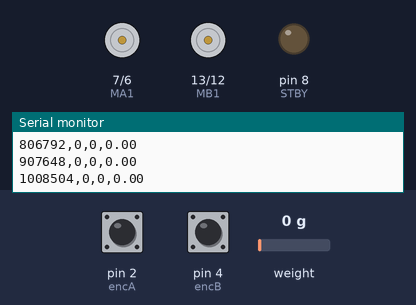
The sketch below on a simulated Arduino Uno, built with avr-gcc and run on an emulated ATmega328P. On the bench: motor-driver pin pairs drawn as motors (green arrow = first pin HIGH = forward, orange = second pin HIGH = backward, longer = more drive, scaled by the enable pin, stopped while the standby pin is LOW), output pins drawn as LEDs (lit = HIGH), the last lines printed to the serial monitor. Inputs (shaded band) come from the test bench; at power-on: weight on the scale 0 g, pin 2 (encA) HIGH, pin 4 (encB) HIGH.

Above: at 2.2 s.
2.3 s: weight on the scale set to 92 g
3.8 s: weight on the scale set to 111 g
At 4.5 s:
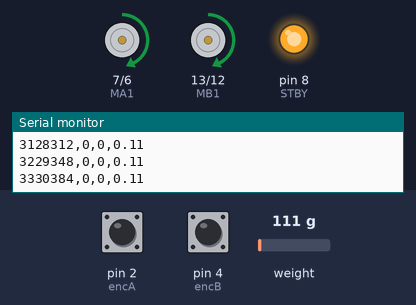
Timing chart, 0 to 6.8 s (numbered marks = the images above; inputs shaded):
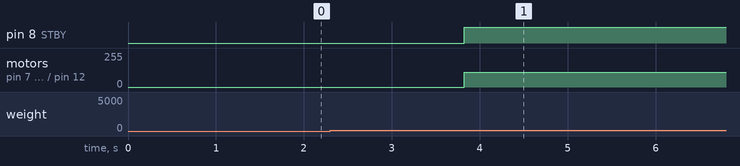

Measured:
- the behaviour switches between 99 and 100 g on weight on the scale (found by bisection; images 0 and 1)
- after the input at 3.8 s, pin 8 (STBY): LOW → HIGH at once; motor on pin 7 (MA1) / pin 6 (MA2), motor on pin 13 (MB1) / pin 12 (MB2): stopped → forward 110/255 at once

The sketch:

timestamp_and_data_acquisition_sample_2-12-19_V1.ino
```cpp
#include <PinChangeInterrupt.h>
#include <PinChangeInterruptBoards.h>
#include <PinChangeInterruptPins.h>
#include <PinChangeInterruptSettings.h>

#include <HX711.h>

#define MA1 7
#define MA2 6
#define MB1 13
#define MB2 12
#define PWMA 9
#define PWMB 10
#define STBY 8

#define encA 2 //interrupt 0
#define encB 4 // interrupt 1

#define SCK A3 // serial clock
#define SDA  A2 // serial data

HX711 scale(SDA,SCK);
float calibration_factor = -185000.51;

struct data_s {
  uint16_t tickA;
  uint16_t tickB;
  float force;
  unsigned long timestamp;
}typedef Data_s;

volatile uint16_t tickA = 0;
volatile uint16_t tickB = 0;
volatile unsigned long prevT;
volatile unsigned long elapsedT;

void tick_encA() {
  tickA++;
}

void tick_encB() {
  tickB++;
}

void print_formatted(const Data_s& ds) {
  Serial.println("timestamp: " + String(ds.timestamp) + " // " + "(countA,countB): (" + String(ds.tickA) + "," + String(ds.tickB) + ") // force : " + String(ds.force));
}

void print_raw(const Data_s& ds) {
  Serial.println(String(ds.timestamp) + "," + String(ds.tickA) + "," + String(ds.tickB) + "," + String(ds.force));
}
void runset(int motor, int speed, int direction){

  digitalWrite(STBY, HIGH); //EN PIN

  boolean Pin1 = LOW;
  boolean Pin2 = HIGH;

  if(direction == 1){
    Pin1 = HIGH;
    Pin2 = LOW;
  }

  if(motor == 1){
    digitalWrite(MA1, Pin1);
    digitalWrite(MA2, Pin2);
    analogWrite(PWMA, speed);
  }else{
    digitalWrite(MB1, Pin1);
    digitalWrite(MB2, Pin2);
    analogWrite(PWMB, speed);
  }
}


void init_motor_pins() {
  pinMode(MA1, OUTPUT);//Control the direction of motor 1, 01 is positive, 10 is reverse.
  pinMode(MA2, OUTPUT);
  pinMode(MB1, OUTPUT);//Control the direction of motor 2, 01 is positive, 10 is reverse.
  pinMode(MB2, OUTPUT);
  pinMode(PWMA, OUTPUT);//PWM of left motor
  pinMode(PWMB, OUTPUT);//PWM of right motor
  pinMode(STBY, OUTPUT);//enable TB6612FNG
  pinMode(encA,INPUT);
  pinMode(encB,INPUT);
  attachInterrupt(digitalPinToInterrupt(encA),tick_encA,RISING);
  attachPinChangeInterrupt(digitalPinToPinChangeInterrupt(encB),tick_encB,RISING);
  interrupts();
}

int motor1 = 1;
int motor2 = 2;

void setup() {
  // put your setup code here, to run once:
  Serial.begin(9600);

  scale.tare();
  scale.set_scale(calibration_factor);

  prevT = micros();
  init_motor_pins();
}


float force;
float Kp = 150;
float pwm;
bool halted = true;

float min_pwm = 110;
float max_pwm = 150;
float min_force = 0.1;
float max_force = 0.6;

float rescale(float force) {
  float pwm;

  if(force < min_force) pwm = min_force;
  if(force > max_force) pwm = max_force;
  pwm -= min_force;
  pwm /= (max_force - min_force);
  pwm *- (max_pwm - min_pwm);
  pwm += min_pwm;
  return pwm;

}

Data_s ds;

void loop() {
  // put your main code here, to run repeatedly:
  elapsedT += micros() - prevT;
  prevT = micros();

  force = scale.get_units();
  //force = 0;

  ds.force = force;
  ds.tickB = tickB;
  ds.tickA = tickA;
  ds.timestamp = elapsedT;

  if(force > 0.1) {
    pwm = rescale(force);

    if(halted) halted = false;
    runset(motor1,pwm,1);
    runset(motor2,pwm,1);

  } else {
    if(!halted) {
      runset(motor1,0,1);
      runset(motor2,0,1);
      halted = true;
    }

  }

  print_raw(ds);


}
```
